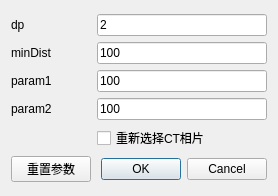
<?xml version="1.0" encoding="UTF-8"?>
<ui version="4.0">
 <class>InputDialog</class>
 <widget class="QDialog" name="InputDialog">
  <property name="geometry">
   <rect>
    <x>0</x>
    <y>0</y>
    <width>278</width>
    <height>196</height>
   </rect>
  </property>
  <property name="windowTitle">
   <string>Dialog</string>
  </property>
  <layout class="QGridLayout" name="gridLayout_2">
   <item row="0" column="0">
    <layout class="QGridLayout" name="gridLayout">
     <item row="2" column="0">
      <widget class="QLabel" name="label_9">
       <property name="text">
        <string>param1</string>
       </property>
      </widget>
     </item>
     <item row="5" column="1">
      <widget class="QCheckBox" name="isRechoose">
       <property name="text">
        <string>重新选择CT相片</string>
       </property>
      </widget>
     </item>
     <item row="3" column="1">
      <widget class="QLineEdit" name="param2">
       <property name="inputMask">
        <string/>
       </property>
       <property name="text">
        <string>100</string>
       </property>
      </widget>
     </item>
     <item row="1" column="0">
      <widget class="QLabel" name="minDist66">
       <property name="text">
        <string>minDist</string>
       </property>
      </widget>
     </item>
     <item row="2" column="1">
      <widget class="QLineEdit" name="param1">
       <property name="inputMask">
        <string/>
       </property>
       <property name="text">
        <string>100</string>
       </property>
      </widget>
     </item>
     <item row="0" column="0">
      <widget class="QLabel" name="dpla">
       <property name="text">
        <string>dp</string>
       </property>
      </widget>
     </item>
     <item row="3" column="0">
      <widget class="QLabel" name="label_10">
       <property name="text">
        <string>param2</string>
       </property>
      </widget>
     </item>
     <item row="0" column="1">
      <widget class="QLineEdit" name="dp">
       <property name="inputMask">
        <string/>
       </property>
       <property name="text">
        <string>2</string>
       </property>
      </widget>
     </item>
     <item row="1" column="1">
      <widget class="QLineEdit" name="minDist">
       <property name="inputMask">
        <string/>
       </property>
       <property name="text">
        <string>100</string>
       </property>
      </widget>
     </item>
     <item row="6" column="1">
      <widget class="QDialogButtonBox" name="buttonBox">
       <property name="orientation">
        <enum>Qt::Horizontal</enum>
       </property>
       <property name="standardButtons">
        <set>QDialogButtonBox::Cancel|QDialogButtonBox::Ok</set>
       </property>
      </widget>
     </item>
     <item row="6" column="0">
      <widget class="QPushButton" name="resetParams">
       <property name="text">
        <string>重置参数</string>
       </property>
      </widget>
     </item>
    </layout>
   </item>
  </layout>
 </widget>
 <resources/>
 <connections>
  <connection>
   <sender>buttonBox</sender>
   <signal>accepted()</signal>
   <receiver>InputDialog</receiver>
   <slot>accept()</slot>
   <hints>
    <hint type="sourcelabel">
     <x>248</x>
     <y>254</y>
    </hint>
    <hint type="destinationlabel">
     <x>157</x>
     <y>274</y>
    </hint>
   </hints>
  </connection>
  <connection>
   <sender>buttonBox</sender>
   <signal>rejected()</signal>
   <receiver>InputDialog</receiver>
   <slot>reject()</slot>
   <hints>
    <hint type="sourcelabel">
     <x>316</x>
     <y>260</y>
    </hint>
    <hint type="destinationlabel">
     <x>286</x>
     <y>274</y>
    </hint>
   </hints>
  </connection>
 </connections>
</ui>
